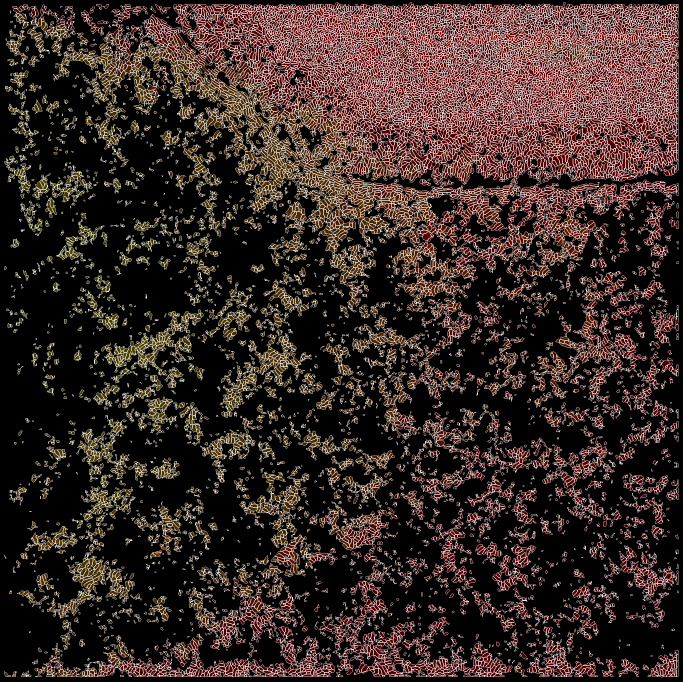
#> input picture live_dead_analysis/image_overlaps/cell_based_overlap_images/pos0_t0_cell_based_live_dead.png, 2048 x 2044 px (shown at 1/3 size)
$ python -i region_rules.py   (imports and definitions only)   (older library calls are emulated)
#> lines starting #> are read from the running program, lines starting #| are printed output that depends on the picture
#> further down, picture is the input picture: shape (2044, 2048, 3); mean B, G, R 38.7, 42.8, 57.9
"""Temporal evidence for colony territories and visible fragments."""
from __future__ import annotations

import collections
import json

import cv2
import numpy as np
from scipy import ndimage as ndi
from scipy.special import expit, logit
from scipy.optimize import linear_sum_assignment
from skimage import measure, morphology, segmentation

STRUCTURE = np.ones((3, 3), bool)


def overlap(a, b):
    return float(np.count_nonzero(a & b) / max(1, np.count_nonzero(a | b)))


def warp(mask, affine):
    return cv2.warpAffine(mask.astype(np.uint8), np.asarray(affine, np.float64),
                          mask.shape[::-1], flags=cv2.INTER_NEAREST).astype(bool)


# [511 lines left out: functions normalized_images, correlation, deformation_fit, masked_search, fragment_fit, recover_density and 5 more, not called in this run]


FLOW_LIMITS = dict(forward_backward_error=2., max_flow=18., max_gray_residual=30.)


def components(mask):
    return ndi.label(mask,structure=np.ones((3,3)))


# [362 lines left out: functions flow_pair, darkness_map, split_regions, image_motion, temporal_partition, pocket_candidates, not called in this run]


class RawMotion:
    # [182 lines left out: functions __init__, warp, geometry, ncc, fit, decoys and 4 more, not called in this run]


def iou(a,b):
    return float((a&b).sum()/max(1,(a|b).sum()))


def raw_dark_z(image):
    image = image.astype(float)
    mean = ndi.gaussian_filter(image, 7)
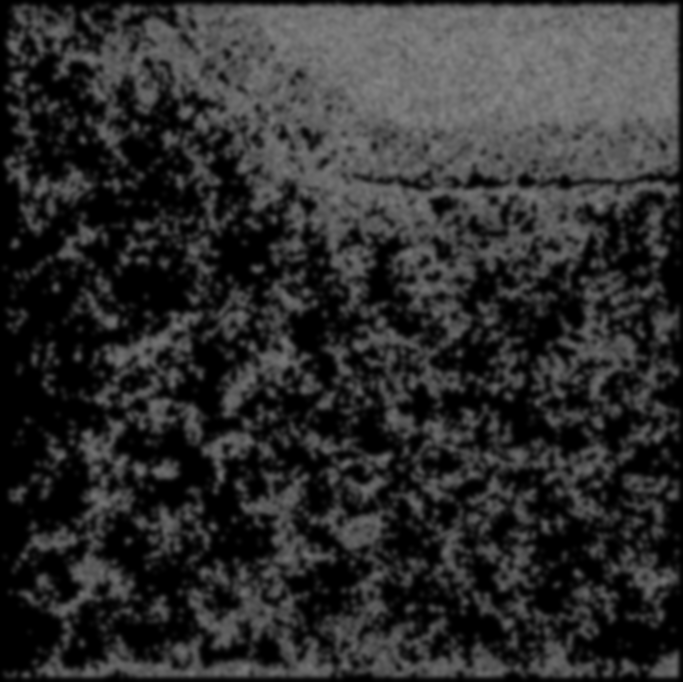
#> mean: shape (2044, 2048, 3) float64 (shown at 1/3 size); mean B, G, R 46.5, 46.5, 46.5
    sd = np.sqrt(np.maximum(0, ndi.gaussian_filter(image * image, 7) - mean * mean))
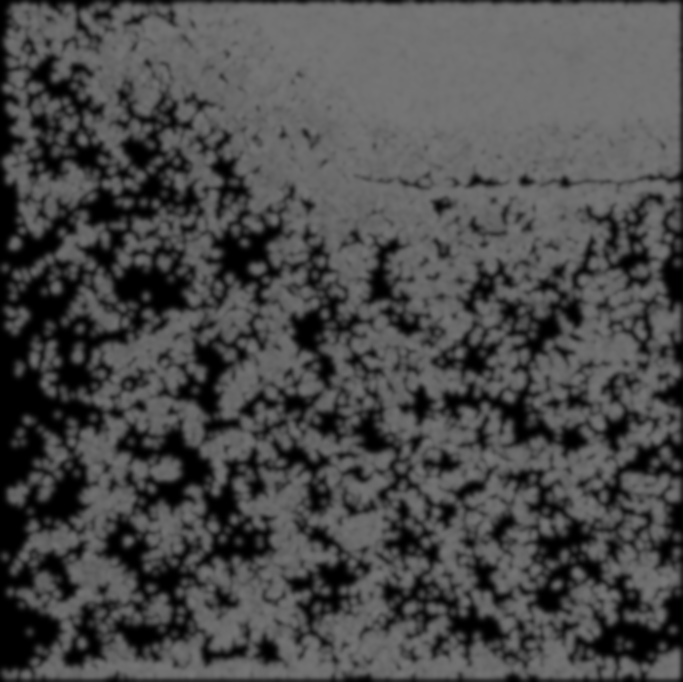
#> sd: shape (2044, 2048, 3) float64 (shown at 1/3 size); mean B, G, R 74, 74, 74
    return (mean - ndi.gaussian_filter(image, .6)) / np.maximum(5, sd)
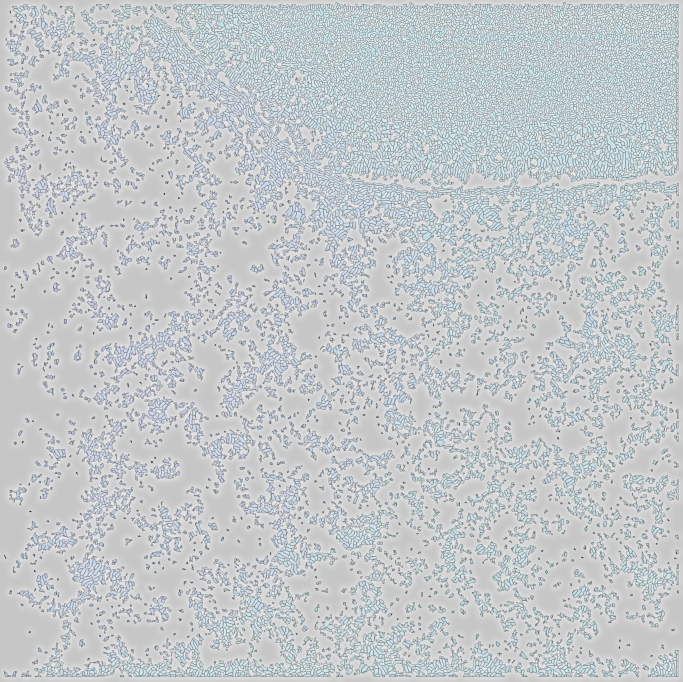
#> returned value: shape (2044, 2048, 3) float64 (shown at 1/3 size); mean of channels 0, 1, 2 0.098, 0.0469, -0.0541; drawn with min black and max white


# [863 lines left out: functions raw_material, track_territories, nearest_distinct, resolve_seams, joint_partition, structure_fields and 14 more, not called in this run]

>>> import cv2
>>> picture = cv2.imread('../../../../live_dead_analysis/image_overlaps/cell_based_overlap_images/pos0_t0_cell_based_live_dead.png')
>>> result = raw_dark_z(picture)
